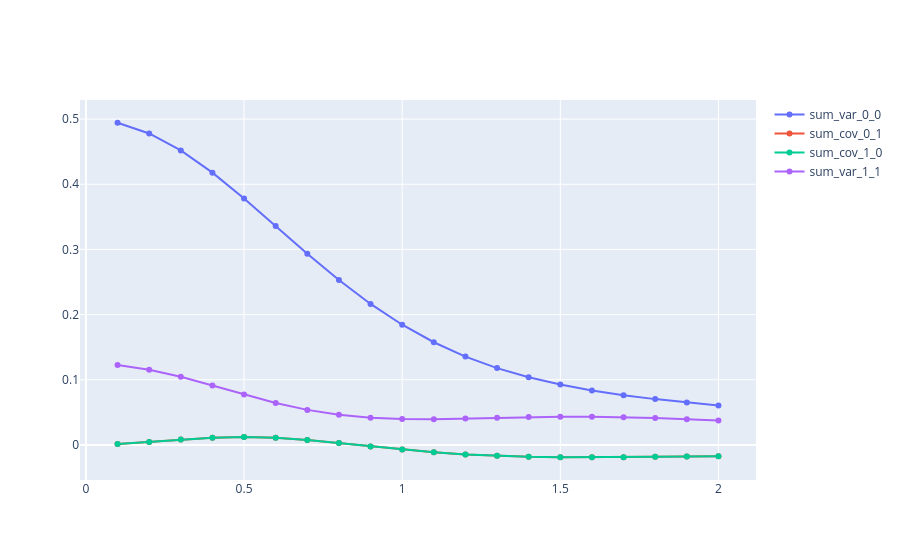

Write notebook code for a chart like this one.
### Code cell
bounds = []
for i in range(4):
    temp_df = create_dataframe_from_numpy_array(
        grid_spacing.grid_spacing,
        classical_result["covariance_matrix_for_entire_distribution"][:, i, :, :],
    )
    bounds.append(StatisticalBounds(str(i), temp_df.copy()))


temp_df = create_dataframe_from_numpy_array(
    grid_spacing.grid_spacing,
    np.sum(classical_result["covariance_matrix_for_entire_distribution"], axis=1),
)
bounds.append(StatisticalBounds("sum", temp_df.copy()))

bounds[-1].generate_figure()

### Figure 1 — Plotly figure (JSON) as saved in the notebook; plotly's stock layout.template omitted (floating-point values rounded to 4 significant figures)
{"data": [{"mode": "lines+markers", "name": "sum_var_0_0", "type": "scatter", "x": [0.1, 0.2, 0.3, 0.4, 0.5, 0.6, 0.7, 0.8, 0.9, 1.0, 1.1, 1.2, 1.3, 1.4, 1.5, 1.6, 1.7, 1.8, 1.9, 2], "y": [0.4944, 0.478, 0.4519, 0.4178, 0.3783, 0.3359, 0.2934, 0.2529, 0.2163, 0.1844, 0.1576, 0.1356, 0.1179, 0.1038, 0.09258, 0.08362, 0.07634, 0.07027, 0.06509, 0.06055]}, {"mode": "lines+markers", "name": "sum_cov_0_1", "type": "scatter", "x": [0.1, 0.2, 0.3, 0.4, 0.5, 0.6, 0.7, 0.8, 0.9, 1.0, 1.1, 1.2, 1.3, 1.4, 1.5, 1.6, 1.7, 1.8, 1.9, 2], "y": [0.001206, 0.004336, 0.008137, 0.01114, 0.01223, 0.01096, 0.007615, 0.00291, -0.002282, -0.007214, -0.01139, -0.01459, -0.01679, -0.01814, -0.01879, -0.01895, -0.01876, -0.01836, -0.01784, -0.01724]}, {"mode": "lines+markers", "name": "sum_cov_1_0", "type": "scatter", "x": [0.1, 0.2, 0.3, 0.4, 0.5, 0.6, 0.7, 0.8, 0.9, 1.0, 1.1, 1.2, 1.3, 1.4, 1.5, 1.6, 1.7, 1.8, 1.9, 2], "y": [0.001206, 0.004336, 0.008137, 0.01114, 0.01223, 0.01096, 0.007615, 0.00291, -0.002282, -0.007214, -0.01139, -0.01459, -0.01679, -0.01814, -0.01879, -0.01895, -0.01876, -0.01836, -0.01784, -0.01724]}, {"mode": "lines+markers", "name": "sum_var_1_1", "type": "scatter", "x": [0.1, 0.2, 0.3, 0.4, 0.5, 0.6, 0.7, 0.8, 0.9, 1.0, 1.1, 1.2, 1.3, 1.4, 1.5, 1.6, 1.7, 1.8, 1.9, 2], "y": [0.1225, 0.1154, 0.1045, 0.09127, 0.07734, 0.0644, 0.05376, 0.04612, 0.04154, 0.03958, 0.03947, 0.0404, 0.04166, 0.04272, 0.04327, 0.04317, 0.04244, 0.04114, 0.03941, 0.03736]}], "layout": {"scene": {"xaxis": {"title": {"text": "Spacing"}}, "yaxis": {"title": {"text": "Covariance Matrix"}}}}}
